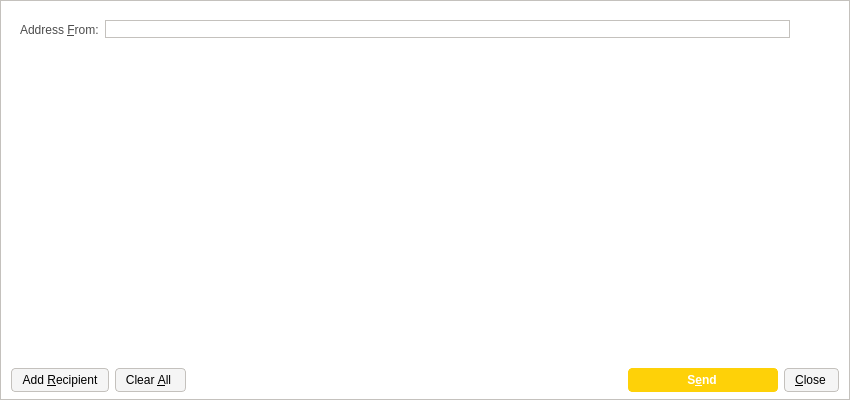
<?xml version="1.0" encoding="UTF-8"?>
<ui version="4.0">
 <class>SendMessagesDialog</class>
 <widget class="QDialog" name="SendMessagesDialog">
  <property name="geometry">
   <rect>
    <x>0</x>
    <y>0</y>
    <width>850</width>
    <height>400</height>
   </rect>
  </property>
  <property name="windowTitle">
   <string>Send Messages</string>
  </property>
  <property name="styleSheet">
   <string notr="true">background-color: rgb(255, 255, 255);
border: 1px solid #c4c1bd;</string>
  </property>
  <layout class="QVBoxLayout" name="verticalLayout" stretch="0,1,0">
   <property name="bottomMargin">
    <number>8</number>
   </property>
   <item>
    <widget class="QFrame" name="frameAddressFrom">
     <property name="sizePolicy">
      <sizepolicy hsizetype="Expanding" vsizetype="Expanding">
       <horstretch>0</horstretch>
       <verstretch>0</verstretch>
      </sizepolicy>
     </property>
     <property name="maximumSize">
      <size>
       <width>16777215</width>
       <height>16777215</height>
      </size>
     </property>
     <property name="styleSheet">
      <string notr="true">border: 0;</string>
     </property>
     <property name="frameShape">
      <enum>QFrame::StyledPanel</enum>
     </property>
     <property name="frameShadow">
      <enum>QFrame::Sunken</enum>
     </property>
     <layout class="QHBoxLayout" name="horizontalLayout_3">
      <item>
       <widget class="QLabel" name="addressFromLabel">
        <property name="styleSheet">
         <string notr="true">color: #4c4c4c;
border: 0;</string>
        </property>
        <property name="text">
         <string>Address &amp;From:</string>
        </property>
        <property name="buddy">
         <cstring>addressFrom</cstring>
        </property>
       </widget>
      </item>
      <item>
       <layout class="QHBoxLayout" name="horizontalLayout_4">
        <property name="spacing">
         <number>1</number>
        </property>
        <item>
         <widget class="QValidatedLineEdit" name="addressFrom">
          <property name="styleSheet">
           <string notr="true">border: 1px solid #c4c1bd;</string>
          </property>
         </widget>
        </item>
        <item>
         <widget class="QToolButton" name="addressBookButton">
          <property name="toolTip">
           <string>Choose address from address book</string>
          </property>
          <property name="styleSheet">
           <string notr="true">border: 0;</string>
          </property>
          <property name="text">
           <string/>
          </property>
          <property name="icon">
           <iconset resource="../bitcoin.qrc">
            <normaloff>:/icons/address-book</normaloff>:/icons/address-book</iconset>
          </property>
          <property name="shortcut">
           <string>Alt+A</string>
          </property>
         </widget>
        </item>
        <item>
         <widget class="QToolButton" name="pasteButton">
          <property name="toolTip">
           <string>Paste address from clipboard</string>
          </property>
          <property name="styleSheet">
           <string notr="true">border: 0;</string>
          </property>
          <property name="text">
           <string/>
          </property>
          <property name="icon">
           <iconset resource="../bitcoin.qrc">
            <normaloff>:/icons/editpaste</normaloff>:/icons/editpaste</iconset>
          </property>
          <property name="shortcut">
           <string>Alt+P</string>
          </property>
         </widget>
        </item>
       </layout>
      </item>
     </layout>
    </widget>
   </item>
   <item>
    <widget class="QScrollArea" name="scrollArea">
     <property name="styleSheet">
      <string notr="true">border: 0;</string>
     </property>
     <property name="widgetResizable">
      <bool>true</bool>
     </property>
     <widget class="QWidget" name="scrollAreaWidgetContents">
      <property name="geometry">
       <rect>
        <x>0</x>
        <y>0</y>
        <width>832</width>
        <height>301</height>
       </rect>
      </property>
      <property name="styleSheet">
       <string notr="true">border: 0;</string>
      </property>
      <layout class="QVBoxLayout" name="verticalLayout_2">
       <property name="leftMargin">
        <number>0</number>
       </property>
       <property name="topMargin">
        <number>0</number>
       </property>
       <property name="rightMargin">
        <number>0</number>
       </property>
       <property name="bottomMargin">
        <number>0</number>
       </property>
       <item>
        <layout class="QVBoxLayout" name="entries">
         <property name="spacing">
          <number>6</number>
         </property>
        </layout>
       </item>
      </layout>
     </widget>
    </widget>
   </item>
   <item>
    <layout class="QHBoxLayout" name="horizontalLayout">
     <item>
      <widget class="QPushButton" name="addButton">
       <property name="toolTip">
        <string>Send to multiple recipients at once</string>
       </property>
       <property name="styleSheet">
        <string notr="true">background-color: rgb(245, 245, 245);
border-radius: 4px;
border: 1px solid #c4c1bd;
font-weight: 400;
padding: 4px;
padding-left: 10px;
padding-right: 10px;
icon-size: 0;</string>
       </property>
       <property name="text">
        <string>Add &amp;Recipient</string>
       </property>
       <property name="icon">
        <iconset resource="../bitcoin.qrc">
         <normaloff>:/icons/add</normaloff>:/icons/add</iconset>
       </property>
       <property name="autoDefault">
        <bool>false</bool>
       </property>
      </widget>
     </item>
     <item>
      <widget class="QPushButton" name="clearButton">
       <property name="sizePolicy">
        <sizepolicy hsizetype="Minimum" vsizetype="Fixed">
         <horstretch>0</horstretch>
         <verstretch>0</verstretch>
        </sizepolicy>
       </property>
       <property name="toolTip">
        <string>Remove all transaction fields</string>
       </property>
       <property name="styleSheet">
        <string notr="true">background-color: rgb(245, 245, 245);
border-radius: 4px;
border: 1px solid #c4c1bd;
font-weight: 400;
padding: 4px;
padding-left: 10px;
padding-right: 14px;
icon-size: 0;</string>
       </property>
       <property name="text">
        <string>Clear &amp;All</string>
       </property>
       <property name="icon">
        <iconset resource="../bitcoin.qrc">
         <normaloff>:/icons/remove</normaloff>:/icons/remove</iconset>
       </property>
       <property name="autoRepeatDelay">
        <number>300</number>
       </property>
       <property name="autoDefault">
        <bool>false</bool>
       </property>
      </widget>
     </item>
     <item>
      <spacer name="horizontalSpacer">
       <property name="orientation">
        <enum>Qt::Horizontal</enum>
       </property>
       <property name="sizeHint" stdset="0">
        <size>
         <width>40</width>
         <height>20</height>
        </size>
       </property>
      </spacer>
     </item>
     <item>
      <widget class="QPushButton" name="sendButton">
       <property name="minimumSize">
        <size>
         <width>150</width>
         <height>0</height>
        </size>
       </property>
       <property name="toolTip">
        <string>Confirm the send action</string>
       </property>
       <property name="styleSheet">
        <string notr="true">background-color: rgb(254, 209, 8);
color: rgb(255, 255, 255);
border-radius: 4px;
border-color:  rgb(254, 209, 8);
font-weight: 600;
padding: 4px;
padding-left: 10px;
padding-right: 12px;
icon-size: 0;</string>
       </property>
       <property name="text">
        <string>S&amp;end</string>
       </property>
       <property name="default">
        <bool>true</bool>
       </property>
      </widget>
     </item>
     <item>
      <widget class="QPushButton" name="closeButton">
       <property name="styleSheet">
        <string notr="true">background-color: rgb(245, 245, 245);
border-radius: 4px;
border: 1px solid #c4c1bd;
font-weight: 400;
padding: 4px;
padding-left: 10px;
padding-right: 12px;
icon-size: 0;</string>
       </property>
       <property name="text">
        <string>&amp;Close</string>
       </property>
       <property name="icon">
        <iconset resource="../bitcoin.qrc">
         <normaloff>:/icons/quit</normaloff>:/icons/quit</iconset>
       </property>
      </widget>
     </item>
    </layout>
   </item>
  </layout>
 </widget>
 <customwidgets>
  <customwidget>
   <class>QValidatedLineEdit</class>
   <extends>QLineEdit</extends>
   <header>qvalidatedlineedit.h</header>
  </customwidget>
 </customwidgets>
 <resources>
  <include location="../bitcoin.qrc"/>
 </resources>
 <connections/>
</ui>
